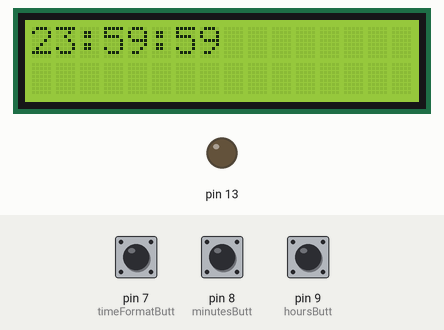
Recording of a sketch running on a simulated Arduino Uno, built with avr-gcc and run on an emulated ATmega328P. Parts: 16×2 character LCD, output pins drawn as LEDs (lit = HIGH). The test bench sets the inputs (shaded band); at power-on: pin 7 (timeFormatButt) HIGH, pin 8 (minutesButt) HIGH, pin 9 (hoursButt) HIGH.

Above: at 1.6 s.
1.7 s: pin 7 (timeFormatButt) pulled LOW for 0.15 s
At 2.8 s:
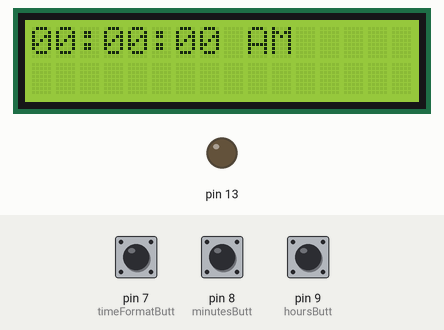
4.8 s: pin 8 (minutesButt) pulled LOW for 0.15 s
At 5.8 s:
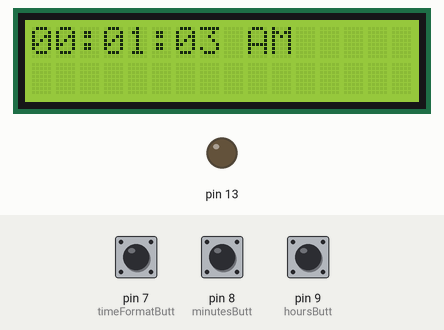
6.5 s: pin 9 (hoursButt) pulled LOW for 0.15 s
At 7.8 s:
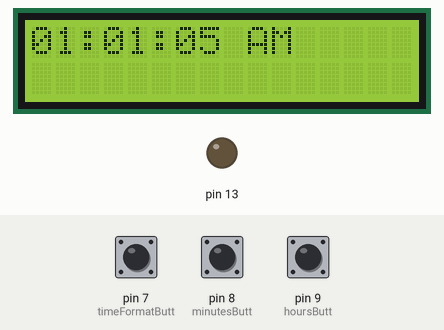
8.5 s: pin 7 (timeFormatButt) pulled LOW for 1 s
At 9.5 s:
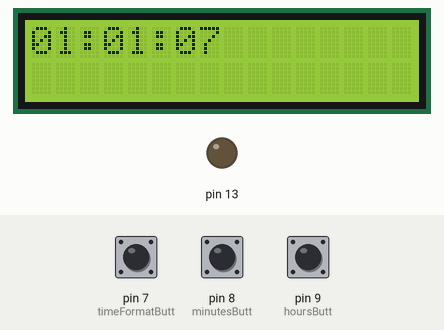
11.0 s: pin 8 (minutesButt) pulled LOW for 1 s
At 11.8 s:
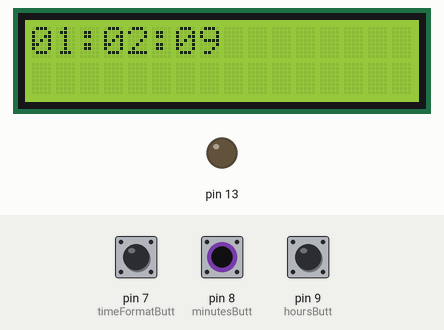
13.5 s: pin 9 (hoursButt) pulled LOW for 1 s
At 14.8 s:
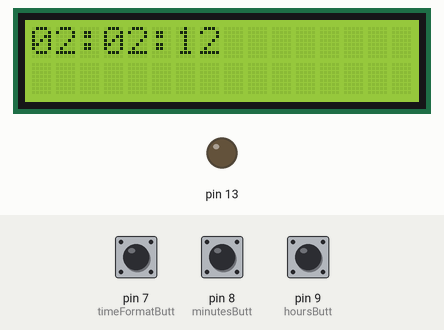
Timing chart, 0 to 16.5 s (numbered marks = the images above; inputs shaded):
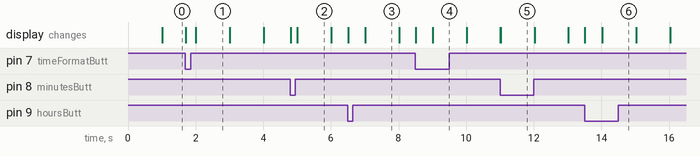

The sketch:

lcd-clock.ino
```cpp
/*
  The circuit:
 * LCD RS pin to digital pin 12
 * LCD Enable pin to digital pin 11
 * LCD D4 pin to digital pin 5
 * LCD D5 pin to digital pin 4
 * LCD D6 pin to digital pin 3
 * LCD D7 pin to digital pin 2
 * LCD R/W pin to ground
 * LCD VSS pin to ground
 * LCD VCC pin to 5V
 * 10K resistor:
 * ends to +5V and ground
 * wiper to LCD VO pin (pin 3)
 * Hour button to digital pin 9
 * Minute button to digital pin 8
 * Time format button to digital pin 7

 */

// include the library code:
#include <LiquidCrystal.h>

const int hoursButt = 9;
const int minutesButt = 8;
const int timeFormatButt = 7;

// initialize the library with the numbers of the interface pins
LiquidCrystal lcd(12, 11, 5, 4, 3, 2);

int hour = 23;
int minute = 59;
int second = 58;

unsigned long prevTime = 0;
bool twentyFourHourTime = true;

int hoursButtPrevState = HIGH;
int minutesButtPrevState = HIGH;
int timeFormatButtPrevState = HIGH;


void displayTime() {
  //lcd.clear();
  // Start of "AM/PM" text
  //lcd.setCursor(9, 0);
  //lcd.print("  ");

	lcd.clear();
  lcd.home();

  // Check if less than 12 because 12 hour time
  // Needs to move range to 0-12
  // If twentyFourHourTime, don't need to do any
  // Subtraction to fit into 1-12 scale

  // Even if using 12 hour time, if hour <= 12
  // then then can reuse code, don't need to do
  // subtraction.
  // Special case, however, when hour = 0. It must be displayed
  // as twelve
  if (twentyFourHourTime || (hour != 0 && hour <= 12)) {
  	if (hour < 10) {
      lcd.print(0);
    }
    lcd.print(hour);
  } else {
    int displayHour;
    // 12 hour time, and hour greater than 12
    if (hour > 12) {
      displayHour = hour - 12;
    } else {
      displayHour = hour;
    }
    if (displayHour < 10) {
      lcd.print(0);
    }
    lcd.print(displayHour);
  }

  lcd.print(":");

  if (minute < 10) {
    lcd.print(0);
  }
  lcd.print(minute);
  lcd.print(":");
  if (second < 10) {
    lcd.print(0);
  }
  lcd.print(second);

  if (!twentyFourHourTime) {
    if (hour < 12) {
      lcd.print(" AM");
    } else {
      lcd.print(" PM");
    }
  }
}

// Roll over seconds, minutes, and hours
void rollOverTime() {
  if (second >= 60) {
    ++minute;
    second = 0;
  }
  if (minute >= 60) {
    ++hour;
    minute = 0;
  }
  if (hour >= 24) {
    hour = 0;
  }
}

void setup() {
  pinMode(hoursButt, INPUT_PULLUP);
  pinMode(minutesButt, INPUT_PULLUP);
  pinMode(timeFormatButt, INPUT_PULLUP);
  pinMode(13, OUTPUT);

  //For UTC rollover for jank preprocessor time get.
  //hour += utcOffset;
  //if (hour < 0) {
  //    hour += 24;
  //  }

  // set up the LCD's number of columns and rows:
  lcd.begin(16, 2);
  // Print a message to the LCD.
  //lcd.print("hello, world!");
  displayTime();
}

void loop() {
  // 1 second or more has passed
  if (millis() - prevTime >= 1000) {
    prevTime = millis();
    ++second;

    rollOverTime();

    displayTime();
  }

  int buttonState = digitalRead(hoursButt);
  if (buttonState != hoursButtPrevState) {
    hoursButtPrevState = buttonState;
    if (buttonState == LOW) {
      ++hour;
      rollOverTime();
      displayTime();
    }
  }

  buttonState = digitalRead(minutesButt);
  if (buttonState != minutesButtPrevState) {
    minutesButtPrevState = buttonState;
    if (buttonState == LOW) {
      ++minute;
      rollOverTime();
      displayTime();
    }
  }

  buttonState = digitalRead(timeFormatButt);
  if (buttonState != timeFormatButtPrevState) {
    timeFormatButtPrevState = buttonState;
    if (buttonState == LOW) {
      twentyFourHourTime = !twentyFourHourTime;
      displayTime();
    }
  }
  // Improve simulation performance on Tinkercad
  delay(5);
}
```

Measured:
- after the input at 1.7 s, the display: first changes at once (image 1 shows a later state)
- after the input at 8.5 s, the display: first changes at once (image 4 shows a later state)
- what the display in image 1 shows lasts 1.0 s, from 2.0 s to 3.0 s
